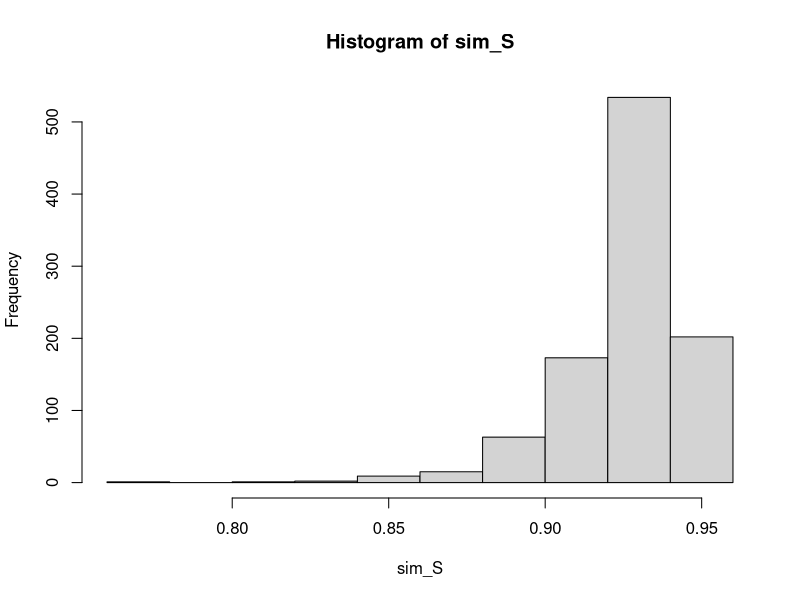
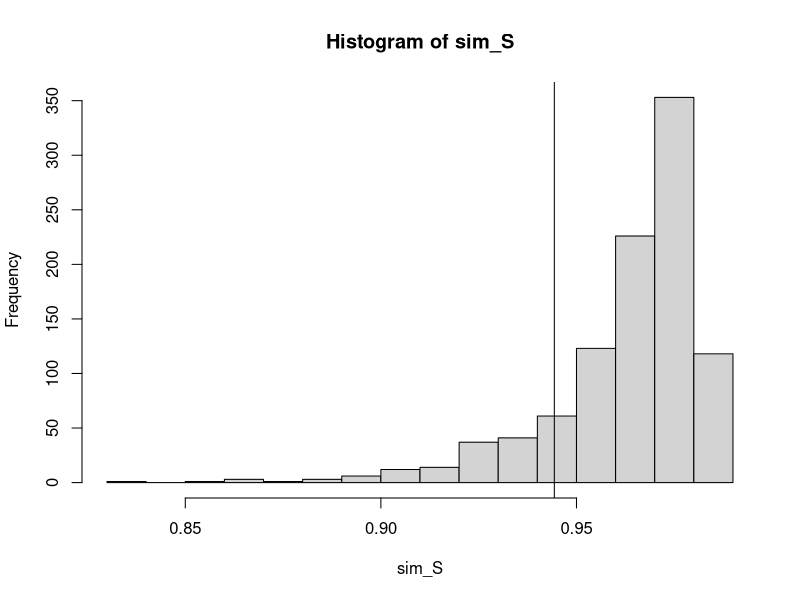
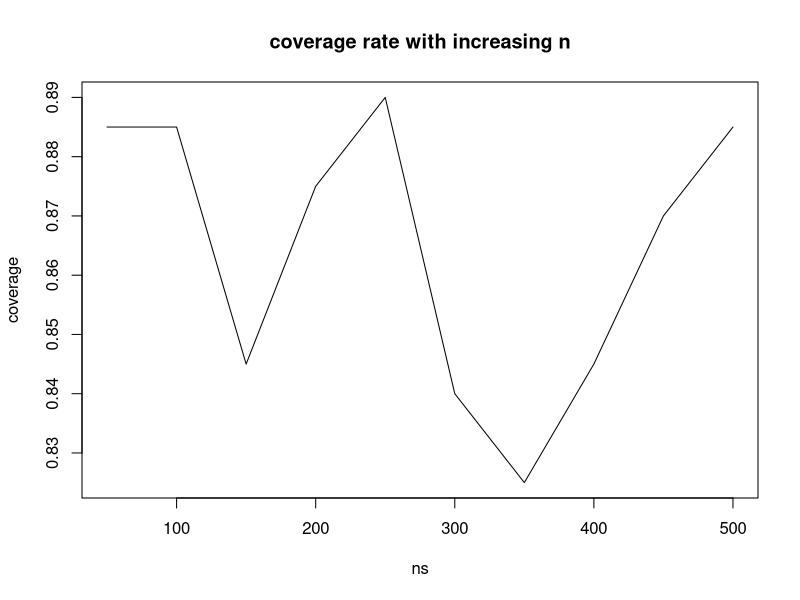
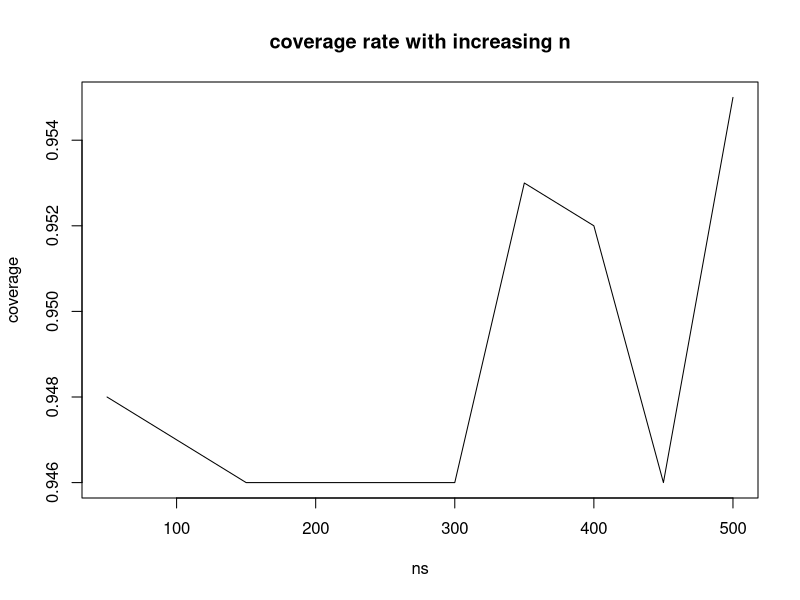
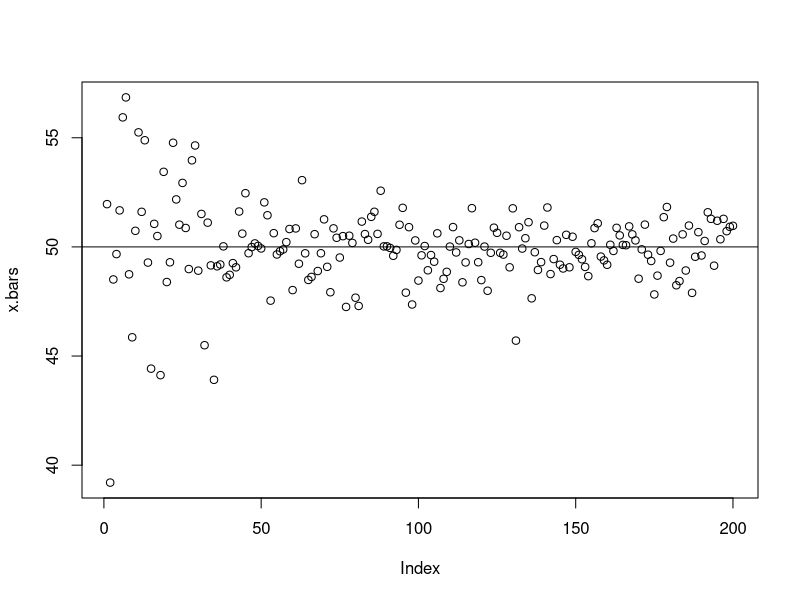
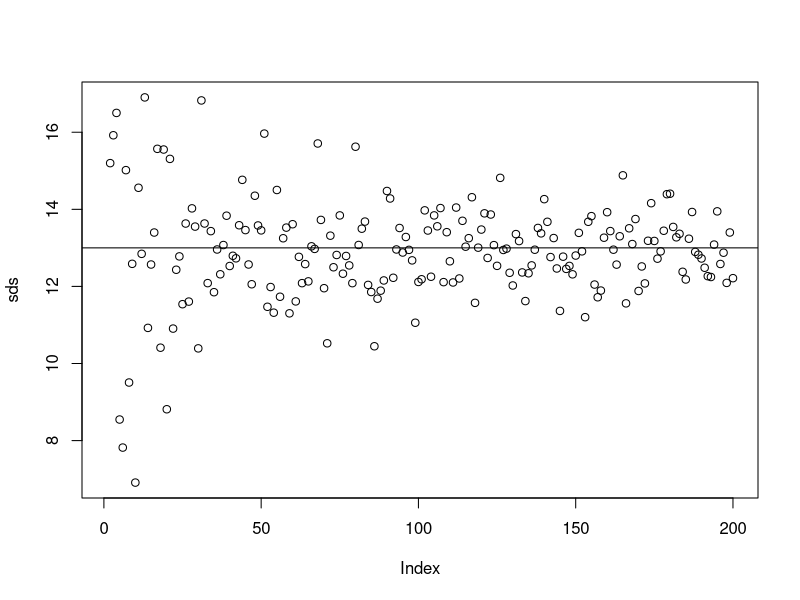
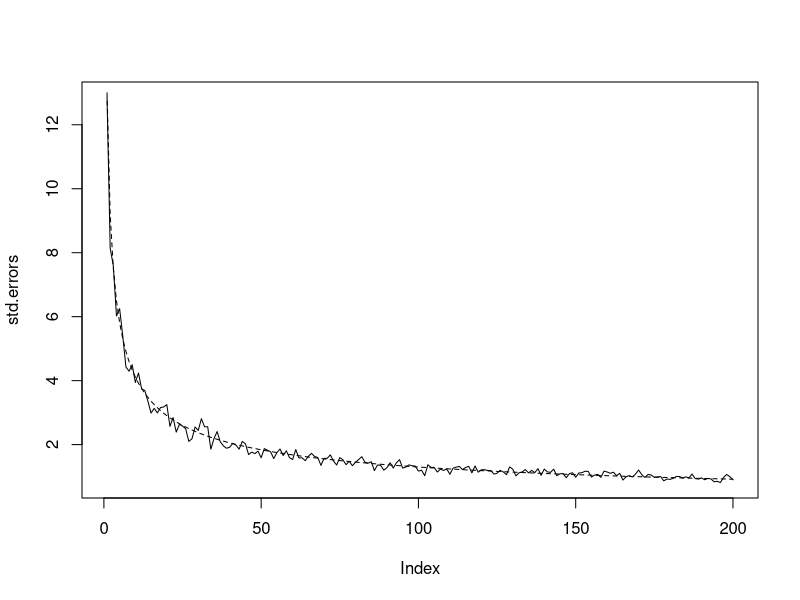
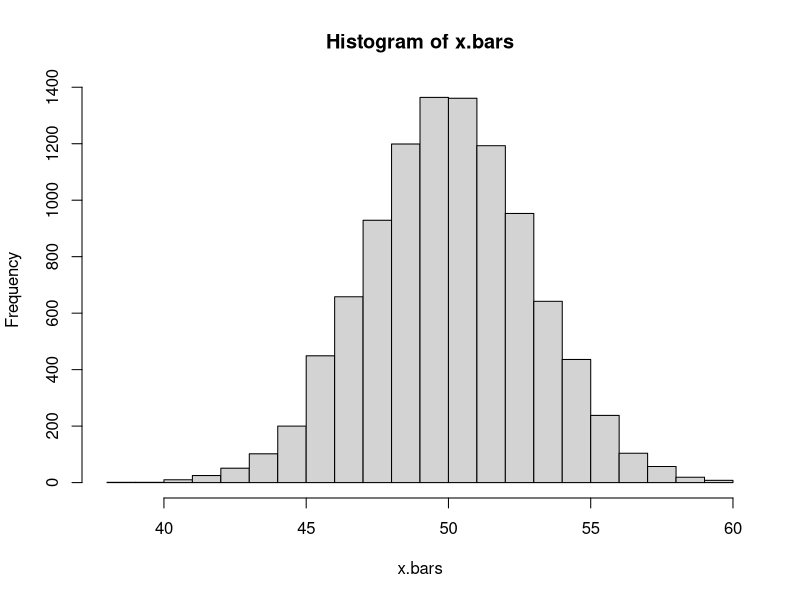

These figures' R source, in order: (Note: a time limit stopped this script after it produced the figures.)
## ---- chunk 1
X <- read.csv("uniform_sample.csv")$x
## ---- chunk 2
max(X)
## ---- chunk 3
sim_S <- 0
n <- length(X) 
for(i in 1:1000){
  simData <- runif(n, 0, max(X))
  sim_S[i] <- max(simData)
}
hist(sim_S)
## ---- chunk 4
quantile(sim_S, c(.025, .975))
max(X)
## ---- chunk 5
(M <- (n+1)*max(X)/n)
## ---- chunk 6
sim_S <- 0
n <- length(X) 
for(i in 1:1000){
  simData <- runif(n, 0, M)
  sim_S[i] <- (n+1)*max(simData)/n
}
hist(sim_S)
abline(v=max(X))
quantile(sim_S, c(.025, .975))

## ---- chunk 7
NMC1 <- 1000
n <- length(X) 
containsM <- rep(FALSE, NMC1)

for(j in 1:NMC1){
  X.sim <- runif(n, 0, .95) #Generate a new sample
  M.sim <- (n+1)*max(X.sim)/n
  sim_S <- 0
  for(i in 1:1000){
    simData <- runif(n, 0, M.sim)
    sim_S[i] <- (n+1)*max(simData)/n
  }
  containsM[j] <- quantile(sim_S,.025) <= .95 & quantile(sim_S, .975) >= .95
}
mean(containsM)
## ---- chunk 8
ns <- seq(50,500,50)
NMC1 <- 200 #decreasing for speed
coverage <- rep(0, length(ns))
for(k in 1:length(ns)){
  n <- ns[k]
  containsM <- rep(FALSE, NMC1)
  
  for(j in 1:NMC1){
    X.sim <- runif(n, 0, .95) #Generate a new sample
    M.sim <- (n+1)*max(X.sim)/n
    sim_S <- 0
    for(i in 1:1000){
      simData <- runif(n, 0, M.sim)
      sim_S[i] <- (n+1)*max(simData)/n
    }
    containsM[j] <- quantile(sim_S,.025) <= .95 & quantile(sim_S, .975) >= .95
  }
  coverage[k] <- mean(containsM)
}

plot(x=ns, y=coverage, type="l", main="coverage rate with increasing n")
## ---- chunk 9
NMC1 <- 1000
n <- 50 
containsM <- rep(FALSE, NMC1)

for(j in 1:NMC1){
  X.sim <- runif(n, 0, .95) #Generate a new sample
  M.sim <- (n+1)*max(X.sim)/n
  sim_S <- 0
  for(i in 1:1000){
    simData <- runif(n, 0, M.sim)
    sim_S[i] <- max(simData)
  }
  containsM[j] <- max(X.sim) <= .95 & max(M.sim)/.05^(1/n) >= .95
}
mean(containsM)
## ---- chunk 10
ns <- seq(50,500,50)
NMC1 <- 1000 #decreasing for speed
coverage <- rep(0, length(ns))
for(k in 1:length(ns)){
  n <- ns[k]
  containsM <- rep(FALSE, NMC1)
  
  for(j in 1:NMC1){
    X.sim <- runif(n, 0, .95) #Generate a new sample
    containsM[j] <- max(X.sim) <= .95 & max(X.sim)/.05^(1/n) >= .95
  }
  coverage[k] <- mean(containsM)
}

plot(x=ns, y=coverage, type="l", main="coverage rate with increasing n")
## ---- chunk 11
mu <- 50
sigma <- 13
## ---- chunk 12
sample.sizes <- seq(1,200)

x.bars <- vector("numeric")
sds <- vector("numeric")
for(i in 1:200){
  my.sample <- rnorm(n=sample.sizes[i], mean=mu, sd=sigma)
  x.bars[i]=mean(my.sample)  
  sds[i]=sd(my.sample)
}
plot(x.bars)
abline(h=mu)

plot(sds)
abline(h=sigma)
## ---- chunk 13
NMC <- 100

std.errors <- vector("numeric") 
theoretical.standard.error <- vector("numeric")
for(i in 1:200){
  
  x.bars <- vector("numeric")
  for(j in 1:NMC){
    my.sample <- rnorm(n=sample.sizes[i], mean=mu, sd=sigma)
    x.bars[j]=mean(my.sample)  
  }
  std.errors[i] <- sd(x.bars)
  theoretical.standard.error[i] <- sigma/sqrt(sample.sizes[i])
}

plot(std.errors, type="l")
lines(theoretical.standard.error, lty=2)
## ---- chunk 14

NMC <- 10000
x.bars <- vector("numeric")
for(i in 1:NMC){
  my.sample <- rnorm(n=20, mean=mu, sd=sigma)
  x.bars[i]<- mean(my.sample)
}
hist(x.bars)
## ---- chunk 15
quantile(x.bars, probs=c(0.025, 0.975))
## ---- chunk 16
mu <- runif(1,0, 100)

my.sample <- rnorm(n=20, mean=mu, sd=sigma)
my.xbar <- mean(my.sample)
my.sd <- sd(my.sample)
NMC <- 10000
x.bars <- vector("numeric")
for(i in 1:NMC){
  my.simulated.sample <- rnorm(n=20, mean=my.xbar, sd=my.sd)
  x.bars[i]<- mean(my.simulated.sample)
}
## ---- chunk 17
hist(x.bars)
bounds <- quantile(x.bars, probs=c(0.025, 0.975))
## ---- chunk 18
bounds[1] <= mu & bounds[2] >=mu
## ---- chunk 19
my.sample.size <- 20
NMC2 <- 1000
correct.count <- 0
margin <- vector("numeric")

for(j in 1:NMC2){
  my.sample <- rnorm(n=my.sample.size, mean=mu, sd=sigma)
  my.xbar <- mean(my.sample)
  my.sd <- sd(my.sample)
  NMC <- 250
  x.bars <- vector("numeric")
  for(i in 1:NMC){
    my.simulated.sample <- rnorm(n=my.sample.size, mean=my.xbar, sd=my.sd)
    x.bars[i]<- mean(my.simulated.sample)
  }
  #Estimate my 95% confidence interval based on 
  bounds <- quantile(x.bars, probs=c(.025, .975))
  margin[j] <- as.numeric(diff(bounds))
  #does the confidence interval correctly capture the
  #population mean?
  correct.count <- correct.count + as.numeric(bounds[1] <= mu & bounds[2] >=mu)
}
correct.count/NMC2
mean(margin)
## ---- chunk 20
sigma <- 6
## ---- chunk 21
my.sample.size <- 20
NMC2 <- 1000
correct.count <- 0
margin <- vector("numeric")

for(j in 1:NMC2){
  my.sample <- rnorm(n=my.sample.size, mean=mu, sd=sigma)
  my.xbar <- mean(my.sample)
  my.sd <- sd(my.sample)
  NMC <- 250
  x.bars <- vector("numeric")
  for(i in 1:NMC){
    my.simulated.sample <- rnorm(n=my.sample.size, mean=my.xbar, sd=my.sd)
    x.bars[i]<- mean(my.simulated.sample)
  }
  #Estimate my 95% confidence interval based on 
  bounds <- quantile(x.bars, probs=c(.025, .975))
  margin[j] <- as.numeric(diff(bounds))
  #does the confidence interval correctly capture the
  #population mean?
  correct.count <- correct.count + as.numeric(bounds[1] <= mu & bounds[2] >=mu)
}
correct.count/NMC2
mean(margin)
## ---- chunk 22
p <- runif(1)
## ---- chunk 23
NMC2 <- 1000
correct.count <- 0
for(j in 1:NMC2){
  my.sample <- rgeom(n=25, prob=p)
  p.hat <- 1 / (mean(my.sample) + 1)
  NMC <- 1000
  p.hats <- vector("numeric")
  for(i in 1:NMC){
    simulated.sample <- rgeom(n=25, prob=p.hat)
    p.hats[i] <- 1 / (mean(simulated.sample) + 1)
  }
  #Let's do a 90% confidence interval for the population parameter p
  bounds <- quantile(p.hats, probs = c(.05, .95))
  correct.count <- correct.count + as.numeric(bounds[1] <= p & bounds[2] >=p)
}
correct.count / NMC2
## ---- chunk 24
rate <- runif(1,5, 100)
NMC2 <- 100000
correct.count <- 0
for(j in 1:NMC2){
  my.sample <- rpois(n=100, lambda=rate)

  x.bar <- mean(my.sample)
  s <- sd(my.sample)
  
  #Let's do a 90% confidence interval for the population parameter p
  bounds <- x.bar + qnorm(c(.025, .975)) * s/sqrt(100)
  correct.count <- correct.count + as.numeric(bounds[1] <= rate & bounds[2] >=rate)
}
correct.count / NMC2
